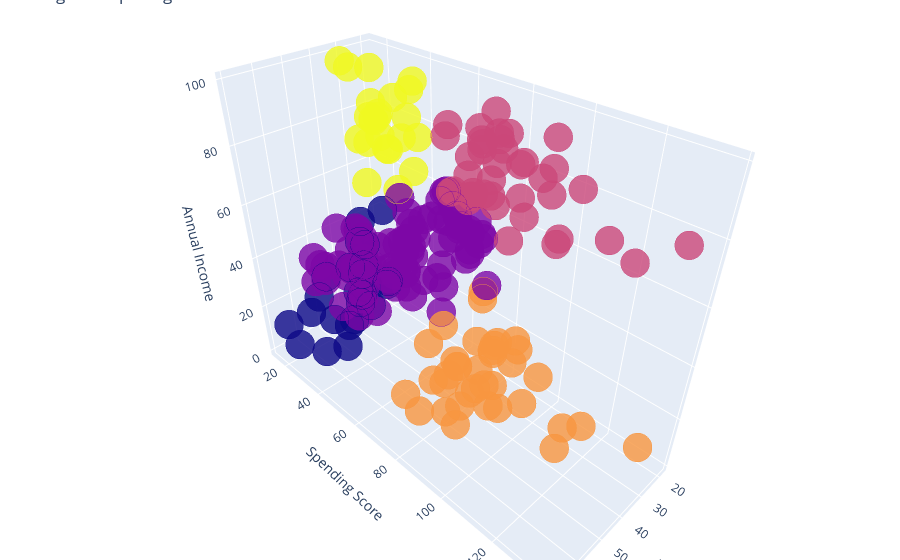

Notebook source saved alongside this figure:
### Code cell
import plotly.graph_objs as go
import plotly.offline as py

df['labels'] = labels
trace1 = go.Scatter3d(x=df['Age'],
                     y=df['Annual Income'],
                     z=df['Spending Score'],
                     mode='markers',
                     marker = dict(color=df['labels'],
                                  size=10,
                                  line=dict(color=df['labels'],
                                  width=12),
                     opacity=0.8))

df1 = [trace1]

layout = go.Layout(title='Age vs Sepnding Score vs Annual Income',
                  margin=dict(
        l=0,
        r=0,
        b=0,
        t=0
    ),
    scene = dict(
            xaxis = dict(title  = 'Age'),
            yaxis = dict(title  = 'Spending Score'),
            zaxis = dict(title  = 'Annual Income')
        )
)

fig = go.Figure(data=df1, layout=layout)
py.iplot(fig)

### Figure 1 — Plotly figure (JSON) as saved in the notebook; plotly's stock layout.template omitted (floating-point values rounded to 4 significant figures; data arrays with more than 128 entries replaced by an {"elided": "..."} marker saying what was removed)
{"data": [{"marker": {"color": {"elided": "200 int values"}, "line": {"color": {"elided": "200 int values"}, "width": 12}, "opacity": 0.8, "size": 10}, "mode": "markers", "type": "scatter3d", "x": {"elided": "200 int values"}, "y": {"elided": "200 int values"}, "z": {"elided": "200 int values"}}], "layout": {"margin": {"b": 0, "l": 0, "r": 0, "t": 0}, "scene": {"xaxis": {"title": {"text": "Age"}}, "yaxis": {"title": {"text": "Spending Score"}}, "zaxis": {"title": {"text": "Annual Income"}}}, "title": {"text": "Age vs Sepnding Score vs Annual Income"}}}
